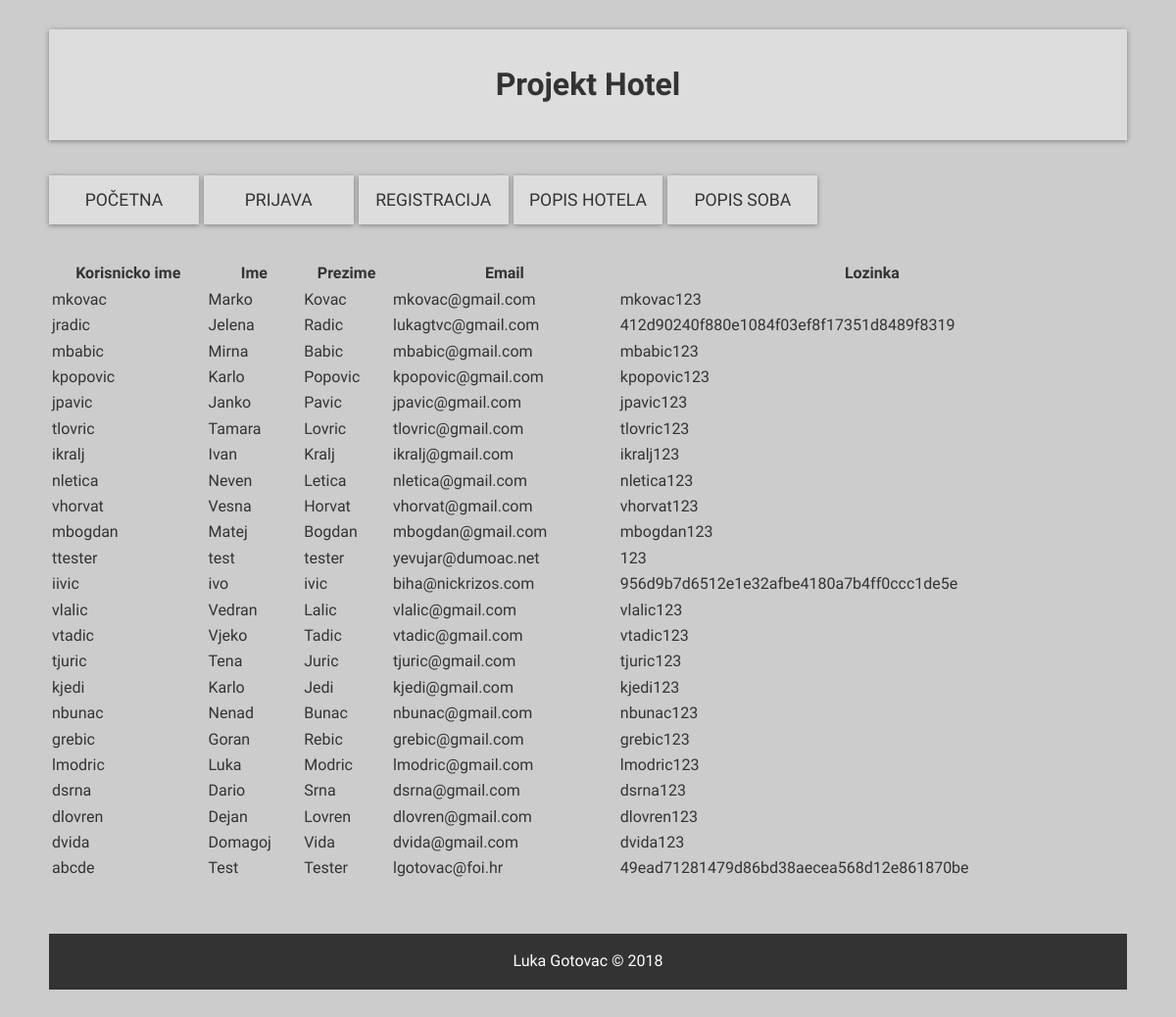
Screenshot of /privatno/korisnici.php with the database file from the repository.
### tables this page shows
CREATE TABLE IF NOT EXISTS `korisnici` (
  `id_korisnik` int(11) NOT NULL AUTO_INCREMENT,
  `korisnicko_ime` varchar(20) NOT NULL,
  `ime` varchar(45) NOT NULL,
  `prezime` varchar(45) NOT NULL,
  `email` varchar(45) NOT NULL,
  `lozinka` varchar(100) NOT NULL,
  `kript_lozinka` varchar(100) DEFAULT NULL,
  `status` int(11) NOT NULL,
  `kriviUnosi` int(11) NOT NULL,
  `tip_korisnika_id_tip_kor` int(11) NOT NULL,
  PRIMARY KEY (`id_korisnik`),
  UNIQUE KEY `korisnicko_ime_UNIQUE` (`korisnicko_ime`),
  KEY `fk_korisnici_tip_korisnika_idx` (`tip_korisnika_id_tip_kor`)
);

### baza.class.php (called while the page is built, shortened)
<?php
class Baza {
    private $veza = null;
    function spojiDB() {
        $this->veza = new mysqli(self::server, self::korisnik, self::lozinka, self::baza);
        $this->veza->set_charset("utf8");
        return $this->veza;
    }
    function selectDB($upit) {
        $rezultat = $this->veza->query($upit);
        return $rezultat;
    }
}
?>

### privatno/korisnici.php (the view, shortened to what this page needs)
<?php
include("../baza.class.php");
$baza = new Baza();
$baza->spojiDB();
$sql_upit_korisnici = "SELECT * FROM korisnici";
$korisnici = $baza->selectDB($sql_upit_korisnici);
$head = "<thead>" . "<tr>" . "<th>Korisnicko ime</th>" . "<th>Ime</th>" . "<th>Prezime</th>" . "<th>Email</th>" . "<th>Lozinka</th>" . "</tr>" . "</thead>";
$table = "";
while ($row = $korisnici->fetch_assoc()) {
    $table = $table . "<tr> <td>" . $row["korisnicko_ime"] . "</td>" . "<td>" . $row["ime"] . "</td>" . "<td>" . $row["prezime"] . "</td>" . "<td>" . $row["email"] . "</td>" . "<td>" . $row["lozinka"] . "</td> </tr>";
}
?>
<!DOCTYPE html>
<html lang="en">
<head>
    <link rel="stylesheet" href="../dizajn.css">
    <link rel="stylesheet" type="text/css" href="https://cdn.datatables.net/s/dt/jq-2.1.4,dt-1.10.10/datatables.min.css"/>
    <link rel="stylesheet" href="https://ajax.googleapis.com/ajax/libs/jqueryui/1.11.4/themes/smoothness/jquery-ui.css">
</head>
<body>
    <div class="wrapper">
        <header class="banner">
            <h1 class="naslov">Projekt Hotel</h1>
        </header>
        <nav class="main">
            <ul>
                <li><a href="../index.php">Početna</a></li>
                <li><a href="../prijava.php">Prijava</a></li>
                <li><a href="../registracija.php">Registracija</a></li>
                <li><a href="../popisHotela.html">Popis hotela</a></li>
                <li><a href="../popisSoba.html">Popis soba</a></li>
            </ul>
        </nav>
        <section class="container">
        <table id="tablica">
            <?php
                echo $head;
            ?>
            <tbody>
                <?php
                    echo $table;
                ?>
            </tbody>
        </table>
        </section>
        <footer>
            <p>Luka Gotovac &copy; 2018</p>
        </footer>
    </div>
</body>
</html>

### dizajn.css (style rules this page uses)
:root { --primary: #ddd; --dark: #333; --light: #fff; --shadow: 0 1px 5px rgba(104, 104, 104, 0.8); }
html { box-sizing: border-box; font-family: Catamaran, sans-serif; color: var(--dark); }
body { background: #ccc; margin: 30px 50px; line-height: 1.4; }
.wrapper { display: grid; grid-gap: 20px; }
.main ul { display: grid; grid-gap: 5px; padding: 0; list-style: none; grid-template-columns: 1fr 1fr 1fr 1fr 1fr 1fr 1fr; }
.main a { background: var(--primary); display: block; text-decoration: none; padding: 0.8rem; text-align: center; color: var(--dark); text-transform: uppercase; font-size: 1.1rem; box-shadow: var(--shadow); transition: all .2s ease-in-out; }
.banner { background: var(--primary); display: block; box-shadow: var(--shadow); }
.naslov { padding: 0.8rem; text-align: center; color: var(--dark); }
.container { display: grid; grid-gap: 20px; grid-template-areas: 'showcase'; }
footer { margin-top: 2rem; background: var(--dark); color: var(--light); text-align: center; padding: 0.1rem; }

### rows the page displays
korisnici: korisnicko_ime "mkovac", ime "Marko", prezime "Kovac", email "mkovac@gmail.com", lozinka "mkovac123"
korisnici: korisnicko_ime "jradic", ime "Jelena", prezime "Radic", email "lukagtvc@gmail.com", lozinka "412d90240f880e1084f03ef8f17351d8489f8319"
korisnici: korisnicko_ime "mbabic", ime "Mirna", prezime "Babic", email "mbabic@gmail.com", lozinka "mbabic123"
korisnici: korisnicko_ime "kpopovic", ime "Karlo", prezime "Popovic", email "kpopovic@gmail.com", lozinka "kpopovic123"
korisnici: korisnicko_ime "jpavic", ime "Janko", prezime "Pavic", email "jpavic@gmail.com", lozinka "jpavic123"
korisnici: korisnicko_ime "tlovric", ime "Tamara", prezime "Lovric", email "tlovric@gmail.com", lozinka "tlovric123"
korisnici: korisnicko_ime "ikralj", ime "Ivan", prezime "Kralj", email "ikralj@gmail.com", lozinka "ikralj123"
korisnici: korisnicko_ime "nletica", ime "Neven", prezime "Letica", email "nletica@gmail.com", lozinka "nletica123"
korisnici: korisnicko_ime "vhorvat", ime "Vesna", prezime "Horvat", email "vhorvat@gmail.com", lozinka "vhorvat123"
korisnici: korisnicko_ime "mbogdan", ime "Matej", prezime "Bogdan", email "mbogdan@gmail.com", lozinka "mbogdan123"
korisnici: korisnicko_ime "ttester", ime "test", prezime "tester", email "yevujar@dumoac.net", lozinka "123"
korisnici: korisnicko_ime "iivic", ime "ivo", prezime "ivic", email "biha@nickrizos.com", lozinka "956d9b7d6512e1e32afbe4180a7b4ff0ccc1de5e"
korisnici: korisnicko_ime "vlalic", ime "Vedran", prezime "Lalic", email "vlalic@gmail.com", lozinka "vlalic123"
korisnici: korisnicko_ime "vtadic", ime "Vjeko", prezime "Tadic", email "vtadic@gmail.com", lozinka "vtadic123"
korisnici: korisnicko_ime "tjuric", ime "Tena", prezime "Juric", email "tjuric@gmail.com", lozinka "tjuric123"
korisnici: korisnicko_ime "kjedi", ime "Karlo", prezime "Jedi", email "kjedi@gmail.com", lozinka "kjedi123"
korisnici: korisnicko_ime "nbunac", ime "Nenad", prezime "Bunac", email "nbunac@gmail.com", lozinka "nbunac123"
korisnici: korisnicko_ime "grebic", ime "Goran", prezime "Rebic", email "grebic@gmail.com", lozinka "grebic123"
korisnici: korisnicko_ime "lmodric", ime "Luka", prezime "Modric", email "lmodric@gmail.com", lozinka "lmodric123"
korisnici: korisnicko_ime "dsrna", ime "Dario", prezime "Srna", email "dsrna@gmail.com", lozinka "dsrna123"
korisnici: korisnicko_ime "dlovren", ime "Dejan", prezime "Lovren", email "dlovren@gmail.com", lozinka "dlovren123"
korisnici: korisnicko_ime "dvida", ime "Domagoj", prezime "Vida", email "dvida@gmail.com", lozinka "dvida123"
korisnici: korisnicko_ime "abcde", ime "Test", prezime "Tester", email "lgotovac@foi.hr", lozinka "49ead71281479d86bd38aecea568d12e861870be"
